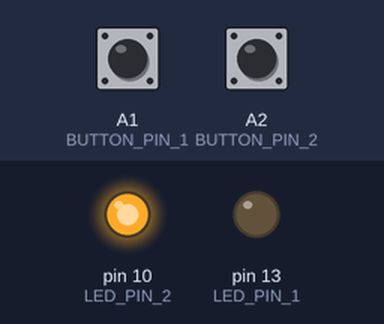
Recording of a sketch running on a simulated Arduino Uno, built with avr-gcc and run on an emulated ATmega328P. Parts: output pins drawn as LEDs (lit = HIGH). The test bench sets the inputs (shaded band); at power-on: A2 (BUTTON_PIN_2) HIGH, A1 (BUTTON_PIN_1) HIGH. At 10.0 s the program stops and its outputs stay as they are.

Above: at 1.2 s.
1.3 s: A2 (BUTTON_PIN_2) pulled LOW for 1 s
At 3.7 s:
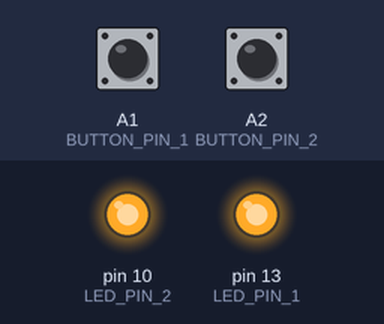
5.3 s: A1 (BUTTON_PIN_1) pulled LOW for 3.2 s
10.0 s: A1 (BUTTON_PIN_1) driven LOW and A2 (BUTTON_PIN_2) driven LOW
At 10.3 s:
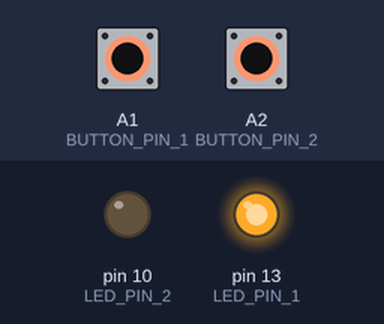
Timing chart, 0 to 11.5 s (numbered marks = the images above; inputs shaded):
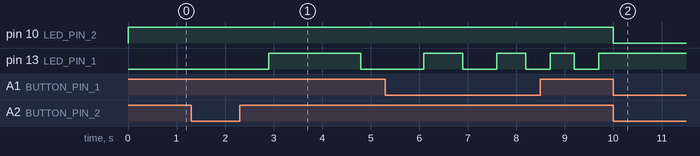

The sketch:

Acender_LED_controlado_Por_Botoes.ino
```cpp
#define LED_PIN_1 13
#define LED_PIN_2 10
#define BUTTON_PIN_1 A1
#define BUTTON_PIN_2 A2
#define BUTTON_PIN_3 A3

int state = 1;
unsigned long oldLedTime;
unsigned long timeLed;
unsigned long timeButton1;
unsigned long timeButton2;
int isButton1Pressed;
int isButton2Pressed;

void setup() {
  // put your setup code here, to run once:

  pinMode(LED_PIN_1, OUTPUT);
  pinMode(LED_PIN_2, OUTPUT);
  digitalWrite(LED_PIN_2,HIGH);

  pinMode(BUTTON_PIN_1, INPUT_PULLUP);
  pinMode(BUTTON_PIN_2, INPUT_PULLUP);
  pinMode(BUTTON_PIN_3, INPUT_PULLUP);

  oldLedTime = millis();
  timeLed = 1000;
  timeButton1 = -500;
  timeButton2 = -500;

  isButton1Pressed = 0;
  isButton2Pressed = 0;
}

void loop() {

  unsigned long nowLedTime = millis();

  if(nowLedTime >= oldLedTime + timeLed) {
    oldLedTime = nowLedTime;
    state = !state;
    digitalWrite(LED_PIN_1, state);
  }

  if(nowLedTime >= oldLedTime + 500)
  {
    if (isButton1Pressed == 1)
    {
      isButton1Pressed = 0;
    }
    if (isButton2Pressed == 1)
    {
      isButton2Pressed = 0;
    }
  }

  if (digitalRead(BUTTON_PIN_1) == LOW)
  {
    timeButton1 = millis();

    if ( (timeButton1 - timeButton2) <= 500)
    {
      digitalWrite(LED_PIN_1,HIGH);
      digitalWrite(LED_PIN_2,LOW);
      while(1);
    }

    if(isButton1Pressed == 0)
    {
      timeLed = timeLed - 100;
      isButton1Pressed = 1;
      delay(100);
    }

  }
  if (digitalRead(BUTTON_PIN_2) == LOW)
  {
    timeButton2 = millis();

    if ( (timeButton2 - timeButton1) <= 500)
    {
      digitalWrite(LED_PIN_1,HIGH);
      digitalWrite(LED_PIN_2,LOW);
      while(1);
    }

    if(isButton2Pressed == 0)
    {
      timeLed = timeLed + 100;
      isButton2Pressed = 1;
      delay(100);
    }

  }
}
```

Measured:
- after the input at 10.0 s, pin 10 (LED_PIN_2): HIGH → LOW at once; pin 13 (LED_PIN_1): stays HIGH (without the input it goes to LOW after 0.20 s)
